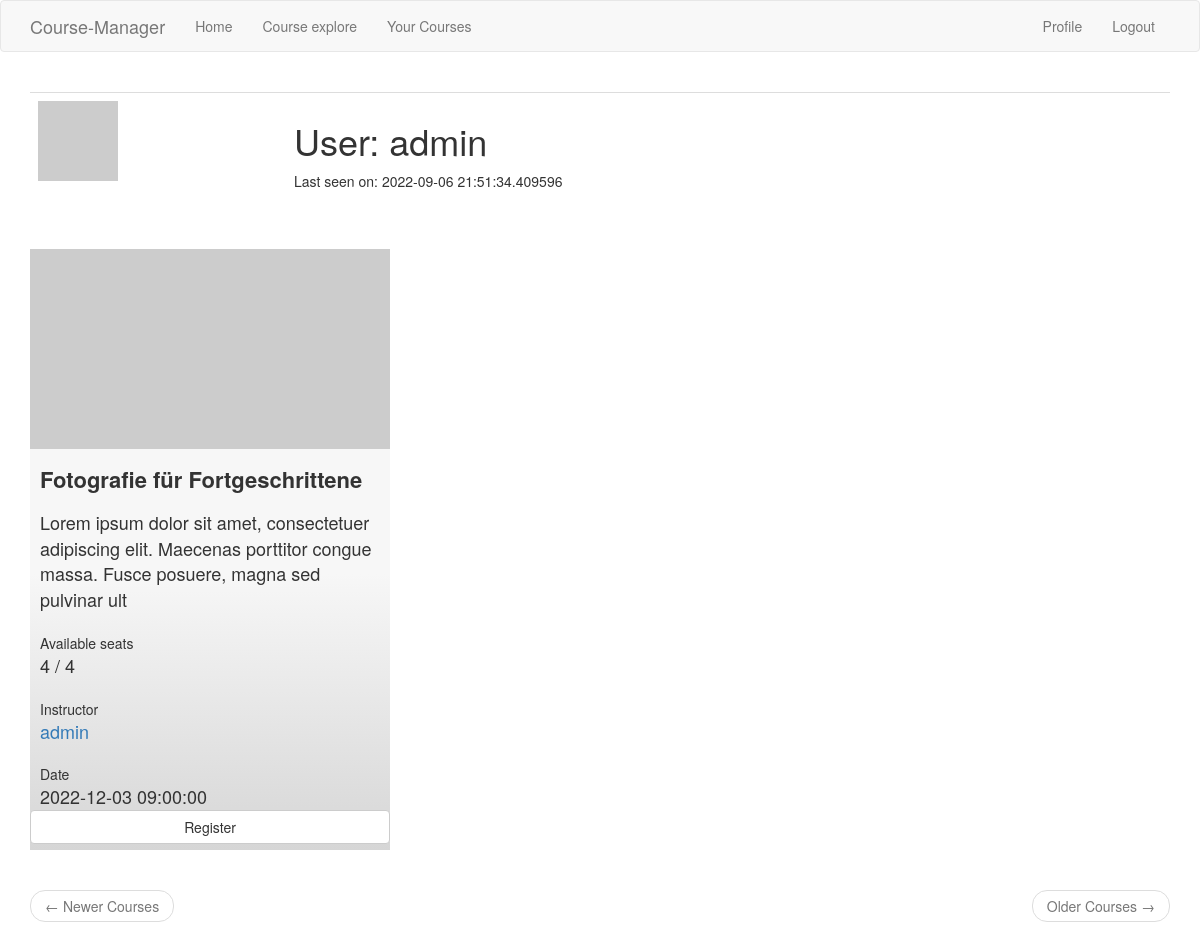
Screenshot of /user/admin (signed in) with the database file from the repository.
### app/models.py (models this page shows, shortened)
class User(UserMixin, db.Model):
    id = db.Column(db.Integer, primary_key=True)
    username = db.Column(db.String(64), index=True, unique=True)
    email = db.Column(db.String(120), index=True, unique=True)
    password_hash = db.Column(db.String(128))
    courses = db.relationship('Course', backref='instructor', lazy='dynamic')
    about_me = db.Column(db.String(140))
    last_seen = db.Column(db.DateTime, default=datetime.utcnow)
    name = db.Column(db.String(128))
    address = db.Column(db.String(128))
    postalcode = db.Column(db.Integer)
    city = db.Column(db.String(128))
    role = db.Column(db.String(128))
    def avatar(self, size):
        digest = md5(self.email.lower().encode('utf-8')).hexdigest()
        return 'https://www.gravatar.com/avatar/{}?d=identicon&s={}'.format(
            digest, size)
    def registrated_courses(self):
        self.course_attendees
        return self.course_attendees.order_by(Course.date.desc())

class Course(db.Model):
    id = db.Column(db.Integer, primary_key=True)
    title = db.Column(db.String(64))
    description = db.Column(db.String(128))
    seats = db.Column(db.Integer)
    date = db.Column(db.DateTime, default=datetime.utcnow)
    visible = db.Column(db.Integer)
    instructor_id = db.Column(db.Integer, db.ForeignKey('user.id'))
    registrated = db.relationship(
        'User', secondary=attendees,
        primaryjoin=(attendees.c.course_id == id),
        secondaryjoin=(attendees.c.attendee_id == User.id),
        backref=db.backref('course_attendees', lazy='dynamic'), lazy='dynamic')
    def available_seats(self):
        return self.seats - self.registrated.count()
    def is_registered(self, user):
        return self.registrated.filter(
            attendees.c.course_id == self.id).filter(attendees.c.attendee_id == user.id).count() > 0
    def avatar(self, size):
        digest = md5(self.title.encode('utf-8')).hexdigest()
        return 'https://www.gravatar.com/avatar/{}?d=identicon&s={}'.format(
            digest, size)

### app/routes.py (the view)
@app.route('/user/<username>')
@login_required
def user(username):
    user = User.query.filter_by(username=username).first_or_404()
    page = request.args.get('page', 1, type=int)
    courses = user.courses.order_by(Course.date.desc()).paginate(
        page, app.config['ITEMS_PER_PAGE'], False)
    next_url = url_for('user', username=user.username, page=courses.next_num) \
        if courses.has_next else None
    prev_url = url_for('user', username=user.username, page=courses.prev_num) \
        if courses.has_prev else None
    form = EmptyForm()
    return render_template('user.html', user=user, courses=courses.items,
                           next_url=next_url, prev_url=prev_url, form=form)

### app/forms.py
class EmptyForm(FlaskForm):
    submit = SubmitField('Submit')

### app/models.py (called while the page is built)
@login.user_loader
def load_user(id):
    return User.query.get(int(id))

### app/routes.py (called while the page is built)
@app.before_request
def before_request():
    if current_user.is_authenticated:
        current_user.last_seen = datetime.utcnow()
        db.session.commit()

### app/templates/user.html (shortened to what this page needs)
{% extends "base.html" %}
{% block app_content %}
    <table class="table table-hover mgFlexFullWidth">
        <tr>
            <td width="256px"><img src="{{ user.avatar(256) }}"></td>
            <td>
                <h1>User: {{ user.username }}</h1>
                {% if user.last_seen %}<p>Last seen on: {{ user.last_seen }}</p>{% endif %}
            </td>
        </tr>
    </table>
    {% for course in courses %}
        {% include '_course.html' %}
    {% endfor %}
    <nav aria-label="..." class="mgFlexFullWidth">
        <ul class="pager">
            <li class="previous{% if not prev_url %} disabled{% endif %}">
                <a href="{{ prev_url or '#' }}">
                    <span aria-hidden="true">&larr;</span> Newer Courses
                </a>
            </li>
            <li class="next{% if not next_url %} disabled{% endif %}">
                <a href="{{ next_url or '#' }}">
                    Older Courses <span aria-hidden="true">&rarr;</span>
                </a>
            </li>
        </ul>
    </nav>
{% endblock %}

### app/templates/_course.html (shortened to what this page needs)
    <div class="mgFlexItem">
        <div class="avatar">
            <img  src="{{ course.avatar(70) }}" />
        </div>
        <div class="title">{{ course.title }}</div>
            <div class="text">{{ course.description }}</div>
            <br>
            <div class="litleTitle">Available seats</div>
            <div class="text">{{ course.available_seats() }} / {{ course.seats }}</div>
            <br>
            <div class="litleTitle">Instructor</div>
            <div class="text">
                <a href="{{ url_for('user', username=course.instructor.username) }}">
                    {{ course.instructor.username }}
                </a>
            </div>
            <br>
            <div class="litleTitle">Date</div>
            <div class="text">
            {{ course.date }}
            </div>
        <div style="display: flex; flex-direction: row;">
            {% if course.is_registered(current_user) %}
            <form action="{{ url_for('unregister_course', course_id=course.id) }}" method="post" style="width:100%;">
                {{ form.hidden_tag() }}
                {{ form.submit(value='Unregister', class_='btn btn-default', style='width:100%; margin-bottom: 6px;') }}
            </form>
            {% else %}
            <form action="{{ url_for('register_course', course_id=course.id) }}" method="post" style="width:100%;">
                {% if course.available_seats() <= 0 or course.instructor_id == current_user.id %}
                    {{ form.submit(value='Register', class_='btn btn-default', style='width:100%; margin-bottom: 6px;', disabled='true', title='there are no seats available or you are the instructor!') }}
                {% else %}
                    {{ form.submit(value='Register', class_='btn btn-default', style='width:100%; margin-bottom: 6px;') }}
                {% endif %}
           </form>
            {% endif %}
        </div>
    </div>

### app/static/css/main.css (style rules this page uses)
.mgFlexItem { flex: 1 1; min-width: 300px; max-width: 460px; background: linear-gradient(0deg, rgb(214, 214, 214) 0%, rgb(247, 247, 247) 46%); display: flex; flex-direction: column; }
.mgFlexItem>div>img { height: 200px; width: 100%; object-fit: cover; }
.mgFlexFullWidth { flex: 1 100%; }
@media all and (min-width: 1200px) { .mgFlexItem { flex: 1 360px; min-width: 360px; max-width: 360px; } }
.title { font-size: 22px; margin-top: 15px; margin-bottom: 15px; padding: 0px 10px; font-weight: bold; }
.text { font-size: 18px; padding: 0px 10px; }
.litleTitle { padding: 0px 10px; }

### rows the page displays
User: username "admin", last_seen "2022-09-06 21:51:34.409596"
Course: title "Fotografie für Fortgeschrittene", description "Lorem ipsum dolor sit amet, consectetuer adipiscing elit. Maecenas porttitor congue massa. Fusce posuere, magna sed pulvinar ult", available_seats "4", seats "4", instructor.username "admin", date "2022-12-03 09:00:00"
